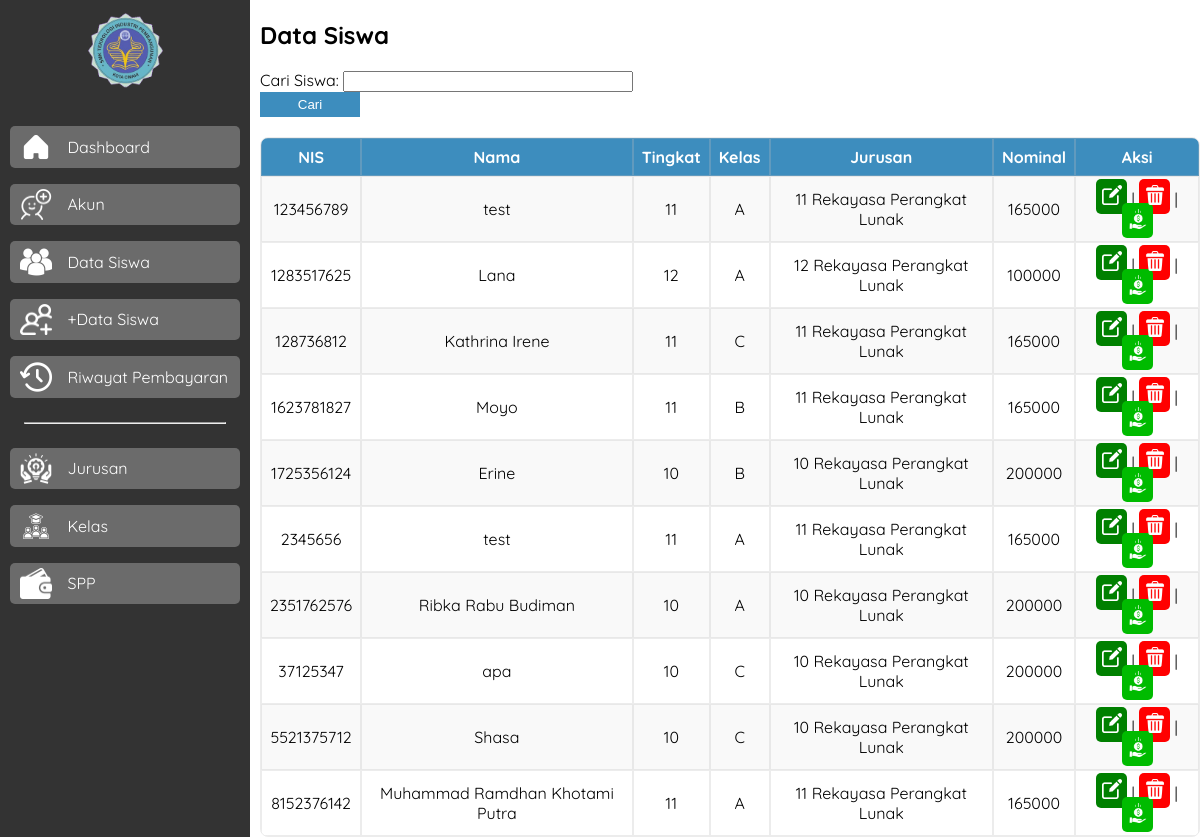
/menu/data_siswa.php, run on the app's committed database.
### tables this page shows
CREATE TABLE `data_siswa` (
  `nis` varchar(100) NOT NULL,
  `nama` varchar(100) NOT NULL,
  `id_kelas` int(11) NOT NULL,
  `id_jurusan` int(11) NOT NULL,
  `id_spp` int(11) NOT NULL
);

CREATE TABLE `kelas` (
  `id_kelas` int(11) NOT NULL,
  `nama_kelas` varchar(50) NOT NULL,
  `tingkat` int(11) NOT NULL
);

CREATE TABLE `jurusan` (
  `id_jurusan` int(11) NOT NULL,
  `nama_jurusan` varchar(100) NOT NULL
);

CREATE TABLE `spp` (
  `id_spp` int(11) NOT NULL,
  `tingkat` varchar(100) NOT NULL,
  `tahun` year(4) NOT NULL,
  `nominal` int(11) NOT NULL
);

### menu/data_siswa.php (the view, shortened to what this page needs)
<!DOCTYPE html>
<html lang="en">
<head>
    <link rel="stylesheet" href="../style/style_data_siswa.css">
</head>
<body>
<div class="sidebar">
    <div class="sb-head">
        <img src="../asset/ti.png" alt="" srcset="">
    </div>
    <ul>
        <a href="../dashboard/dashboard_admin.php">
            <li><img src="../asset/home.png" alt="" srcset="">Dashboard</li>
        </a>
        <a href="../menu/add_akun.php">
            <li><img src="../asset/add-user.png" alt="" srcset="">Akun</li>
        </a>
        <a href="../menu/data_siswa.php">
            <li><img src="../asset/siswa.png" alt="" srcset="">Data Siswa</li>
        </a>
        <a href="../menu/add_siswa.php">
            <li><img src="../asset/add-group.png" alt="" srcset="">+Data Siswa</li>
        </a>
        <a href="../menu/riwayat.php">
            <li><img src="../asset/history.png" alt="" srcset="">Riwayat Pembayaran</li>
        </a>
        <hr>
        <a href="../menu/menu-jurusan.php">
            <li><img src="../asset/future.png" alt="" srcset="">Jurusan</li>
        </a>
        <a href="../menu/kelas.php">
            <li><img src="../asset/group-class.png" alt="" srcset="">Kelas</li>
        </a>
        <a href="../menu/spp.php">
            <li><img src="../asset/wallet.png" alt="" srcset="">SPP</li>
        </a>
    </ul>
</div>
<main>
    <h2>Data Siswa</h2>
    <form method="GET">
        <label for="search">Cari Siswa:</label>
        <input type="text" id="search" name="search">
        <button type="submit">Cari</button>
    </form>
    <table>
        <tr>
            <th>NIS</th>
            <th>Nama</th>
            <th>Tingkat</th>
            <th>Kelas</th>
            <th>Jurusan</th>
            <th>Nominal</th>
            <th>Aksi</th>
        </tr>
        <?php
        $servername = "localhost";
        $username = "root";
        $password = "";
        $dbname = "spp";
        $conn = new mysqli($servername, $username, $password, $dbname);
        $sql = "SELECT data_siswa.nis, data_siswa.nama, kelas.nama_kelas, kelas.tingkat, jurusan.nama_jurusan, spp.nominal, data_siswa.id_spp
        FROM data_siswa
        INNER JOIN kelas ON data_siswa.id_kelas = kelas.id_kelas
        INNER JOIN jurusan ON data_siswa.id_jurusan = jurusan.id_jurusan
        INNER JOIN spp ON data_siswa.id_spp = spp.id_spp";
        $result = $conn->query($sql);
        if(isset($_GET['search'])) {
            $search = $_GET['search'];
            $sql_search = "SELECT data_siswa.nis, data_siswa.nama, kelas.nama_kelas, kelas.tingkat, jurusan.nama_jurusan, spp.nominal, data_siswa.id_spp
                            FROM data_siswa
                            INNER JOIN kelas ON data_siswa.id_kelas = kelas.id_kelas
                            INNER JOIN jurusan ON data_siswa.id_jurusan = jurusan.id_jurusan
                            INNER JOIN spp ON data_siswa.id_spp = spp.id_spp
                            WHERE data_siswa.nama LIKE '%$search%'";
            $result_search = $conn->query($sql_search);
            if ($result_search->num_rows > 0) {
                while($row_search = $result_search->fetch_assoc()) {
                    echo "<tr>";
                    echo "<td>" . $row_search["nis"] . "</td>";
                    echo "<td>" . $row_search["nama"] . "</td>";
                    echo "<td>" . $row_search["tingkat"] . "</td>";
                    echo "<td>" . $row_search["nama_kelas"] . "</td>";
                    echo "<td>" . $row_search["tingkat"] . " " . $row_search["nama_jurusan"] . "</td>";
                    echo "<td>" . $row_search["nominal"] . "</td>";
                    echo "<td><a href='../action/aksi_edit.php?id=" . $row_search["nis"] . "' class='edit'><img src='../asset/edit.png'></a> | <a href='../action/aksi_hapus.php?id=" . $row_search["nis"] . "' class='hapus'><img src='../asset/recycle-bin.png'></a> | <a href='../menu/pembayaran.php?nis=" . $row_search["nis"] . "&nama=" . $row_search["nama"] . "&id_spp=" . $row_search["id_spp"] . "' class='bayar'><img src='../asset/save-money.png'></a></td>";
                    echo "</tr>";
                }
            } else {
                echo "<tr><td colspan='7'>Tidak ditemukan siswa dengan nama '$search'</td></tr>";
            }
        } else {
            if ($result->num_rows > 0) {
                while($row = $result->fetch_assoc()) {
                    echo "<tr>";
                    echo "<td>" . $row["nis"] . "</td>";
                    echo "<td>" . $row["nama"] . "</td>";
                    echo "<td>" . $row["tingkat"] . "</td>";
                    echo "<td>" . $row["nama_kelas"] . "</td>";
                    echo "<td>" . $row["tingkat"] . " " . $row["nama_jurusan"] . "</td>";
                    echo "<td>" . $row["nominal"] . "</td>";
                    echo "<td><a href='../action/aksi_edit.php?id=" . $row["nis"] . "' class='edit'><img src='../asset/edit.png'></a> | <a href='../action/aksi_hapus.php?id=" . $row["nis"] . "' class='hapus'><img src='../asset/recycle-bin.png'></a> | <a href='../menu/pembayaran.php?nis=" . $row["nis"] . "&nama=" . $row["nama"] . "&id_spp=" . $row["id_spp"] . "' class='bayar'><img src='../asset/save-money.png'></a></td>";
                    echo "</tr>";
                }
            } else {
                echo "<tr><td colspan='7'>Tidak ada data siswa</td></tr>";
            }
        }
        ?>
    </table>
</main>
</body>
</html>

### style/style_data_siswa.css (style rules this page uses)
body { font-family: 'Quicksand', sans-serif; margin: 0; padding: 0; display: flex; }
form { width: 50%; }
input { width: 60%; }
button[type="submit"] { background-color: #3D8DBE; color: white; border: none; width: 100px; padding-top: 5px; padding-bottom: 5px; }
table { width: 100%; border-collapse: separate; border-spacing: 0; margin-top: 20px; border-radius: 8px; overflow: hidden; }
table, th, td { border: 1px solid rgba(187, 187, 187, 0.281); }
th, td { text-align: center; padding: 8px; }
th { background-color: #3D8DBE; color: white; }
tr:nth-child(even) { background-color: #f9f9f9; }
a img { width: 20px; filter: invert(100%); }
.edit { background-color: green; padding: 10px 5px 5px 6px; border-radius: 5px; }
.hapus { background-color: red; padding: 10px 5px 5px 6px; border-radius: 5px; }
.bayar { background-color: rgb(0, 187, 0); padding: 10px 5px 5px 6px; border-radius: 5px; }
main { margin-left: 260px; width: 80%; }
.sidebar { width: 250px; background-color: #333; position: fixed; top: 0; left: 0; height: 100%; overflow-y: auto; }
.sidebar .sb-head { width: 100%; height: 100px; display: flex; align-items: center; justify-content: center; }
.sb-head img { width: 30%; }
.sidebar ul { display: grid; gap: 1em; padding: 10px; }
.sidebar ul a { list-style: none; text-decoration: none; background-color: rgb(107, 107, 107); color: white; border-radius: 5px; transition: .3s; }
.sidebar ul a li { display: flex; align-items: center; gap: 1em; padding: 5px 10px 5px 10px; }
.sidebar ul a li img { width: 15%; filter: invert(100%); }
.sidebar hr { width: 200px; }

### data on the page
data_siswa: nis "123456789", nama "test", id_kelas.tingkat "11", id_kelas.nama_kelas "A", id_jurusan.nama_jurusan "Rekayasa Perangkat Lunak", id_spp.nominal "165000"
data_siswa: nis "1283517625", nama "Lana", id_kelas.tingkat "12", id_kelas.nama_kelas "A", id_jurusan.nama_jurusan "Rekayasa Perangkat Lunak", id_spp.nominal "100000"
data_siswa: nis "128736812", nama "Kathrina Irene", id_kelas.tingkat "11", id_kelas.nama_kelas "C", id_jurusan.nama_jurusan "Rekayasa Perangkat Lunak", id_spp.nominal "165000"
data_siswa: nis "1623781827", nama "Moyo", id_kelas.tingkat "11", id_kelas.nama_kelas "B", id_jurusan.nama_jurusan "Rekayasa Perangkat Lunak", id_spp.nominal "165000"
data_siswa: nis "1725356124", nama "Erine", id_kelas.tingkat "10", id_kelas.nama_kelas "B", id_jurusan.nama_jurusan "Rekayasa Perangkat Lunak", id_spp.nominal "200000"
data_siswa: nis "2345656", nama "test", id_kelas.tingkat "11", id_kelas.nama_kelas "A", id_jurusan.nama_jurusan "Rekayasa Perangkat Lunak", id_spp.nominal "165000"
data_siswa: nis "2351762576", nama "Ribka Rabu Budiman", id_kelas.tingkat "10", id_kelas.nama_kelas "A", id_jurusan.nama_jurusan "Rekayasa Perangkat Lunak", id_spp.nominal "200000"
data_siswa: nis "37125347", nama "apa", id_kelas.tingkat "10", id_kelas.nama_kelas "C", id_jurusan.nama_jurusan "Rekayasa Perangkat Lunak", id_spp.nominal "200000"
data_siswa: nis "5521375712", nama "Shasa", id_kelas.tingkat "10", id_kelas.nama_kelas "C", id_jurusan.nama_jurusan "Rekayasa Perangkat Lunak", id_spp.nominal "200000"
data_siswa: nis "8152376142", nama "Muhammad Ramdhan Khotami Putra", id_kelas.tingkat "11", id_kelas.nama_kelas "A", id_jurusan.nama_jurusan "Rekayasa Perangkat Lunak", id_spp.nominal "165000"
